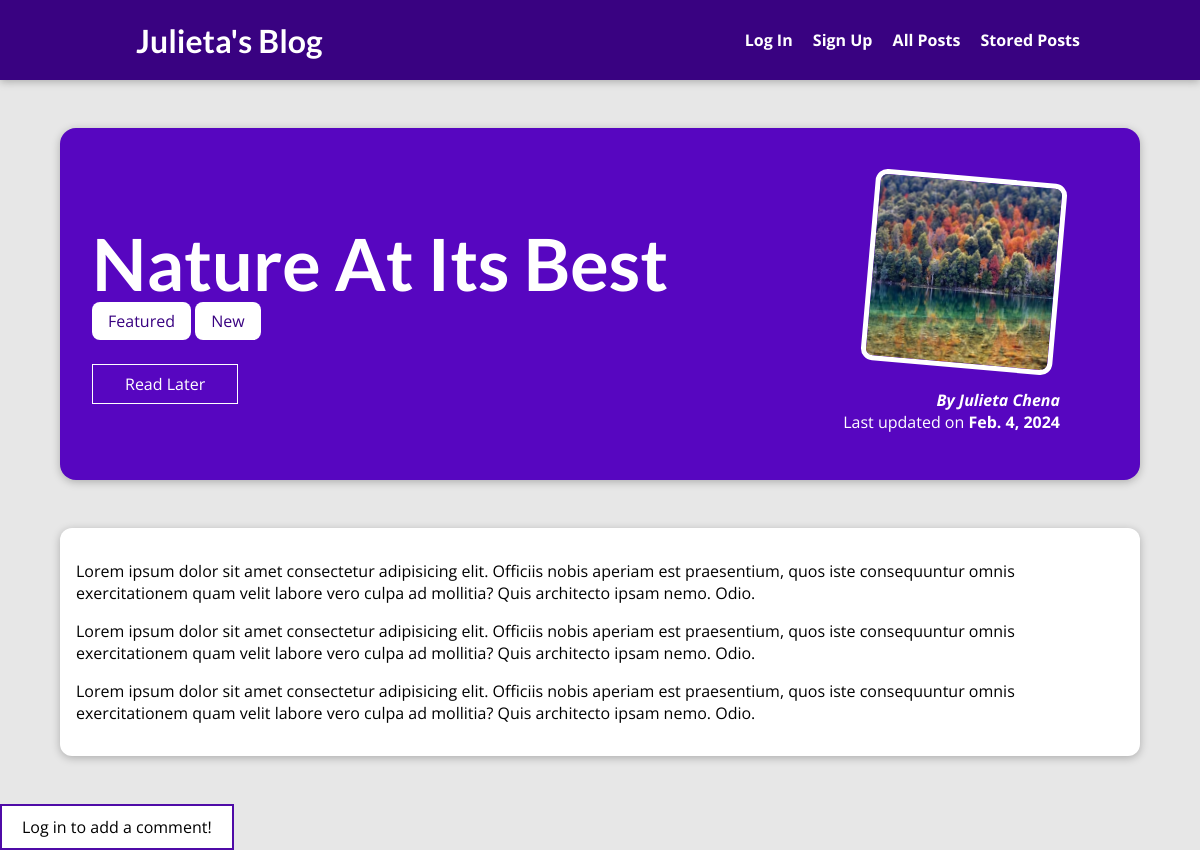
The page /posts/nature-at-its-best on the database its author committed.
### blog/models.py (models this page shows, shortened)
class Post(models.Model):
    title = models.CharField(max_length=150)
    excerpt = models.CharField(max_length=200)
    image = models.ImageField(upload_to="posts", null=True)
    date = models.DateField(auto_now=True)
    slug = models.SlugField(unique=True, db_index=True)
    content = models.TextField(validators=[MinLengthValidator(10)])
    author = models.ForeignKey(
        Author, on_delete=models.SET_NULL, null=True, related_name="posts")
    tags = models.ManyToManyField(Tag)

class Tag(models.Model):
    caption = models.CharField(max_length=20)

class Author(models.Model):
    first_name = models.CharField(max_length=100)
    last_name = models.CharField(max_length=100)
    email = models.EmailField()
    def full_name(self):
        return f"{self.first_name} {self.last_name}"
    def __str__(self):
        return self.full_name()

### blog/views.py (the view, shortened to what this page needs)
# urls.py: path("posts/<slug:slug>", views.SinglePostView.as_view(), name='post-detail-page'),
class SinglePostView(View):
    def get(self, request, slug):
        post = Post.objects.get(slug=slug)
        context = {
          "post": post,
          "post_tags": post.tags.all(),
          "comment_form": CommentForm(),
        }
        return render(request, "blog/post-detail.html", context)

### blog/templates/blog/post-detail.html (shortened to what this page needs)
{% extends 'base.html' %}
{% load static %}
{% block css_files %}
    <link rel="stylesheet" href="{% static 'blog/post-detail.css' %}">
{% endblock css_files%}
{% block content %}
    <section id="summary">
        <h2>{{post.title}}</h2>
        <div>
            {% for tag in post_tags %}
                <span class="tag">{{tag.caption}}</span>
            {% endfor %}
        </div>
        <div id="read-later">
            <form action="{% url 'read-later' %}" method="POST">
            <button>
                {% if  saved_for_later %}
                   Remove from "Read Later" list
                {% else %}
                    Read Later
                {% endif %}
            </button>
            </form>
        </div>
            <article>
                <img src="{{post.image.url}}" alt="{{post.title}}">
                <address>By <a href="mailto:{{post.author.email}}">{{post.author}}</a></address>
                <div>
                    Last updated on <time>{{post.date}}</time>
                </div>
            </article>
    </section>
    <main>
        {{post.content|linebreaks}}
    </main>
<div>
    {% if user.is_authenticated %}
        <form id="comment-form" action="{% url 'post-detail-page' post.slug %}" method="POST">
            {% csrf_token %}
            {% for form_field in comment_form %}
                <div class="form-control {% if form_field.errors %}invalid{% endif %}">
                    {{form_field.label_tag}}
                    {{form_field}}
                    {{form_field.errors}}
                </div>
            {% endfor %}
            <button>Save Comment</button>
    {% else %}
        <a id="log-to-comment" href="{% url 'login' %}?next={{request.path}}">Log in to add a comment!</a><br>
    {% endif %}
</div>
{% endblock content %}

### static/app.css (style rules this page uses)
* { box-sizing: border-box; }
html { font-family: 'Open Sans', 'Lato', sans-serif; }
body { margin: 0; }
h1, h2, h3 { font-family: 'Lato', sans-serif; font-weight: bold; }

### blog/static/blog/post-detail.css (style rules this page uses)
body { background-color: #e7e7e7; }
#summary { margin: 8rem auto 3rem auto; padding: 2rem; width: 90%; max-width: 90rem; border-radius: 16px; background-color: #5706c0; position: relative; box-shadow: 0 2px 8px rgba(0, 0, 0, 0.25); height: 22rem; }
#summary h2 { color: white; font-size: 4.5rem; margin-bottom: 0.25rem; }
#summary article { position: absolute; top: 2rem; right: 3rem; padding: 1rem 2rem; border-radius: 12px; text-align: right; color: white; }
#summary article img { width: 12rem; height: 12rem; border-radius: 12px; transform: rotateZ(5deg); border: 5px solid white; margin-bottom: 1rem; }
#summary address { font-weight: bold; }
#summary a { color: white; text-decoration: none; }
#summary time { font-weight: bold; }
#read-later { margin: 2rem 0; }
#read-later button { background-color: transparent; border: 1px solid white; padding: 0.5rem 2rem; font: inherit; color: white; cursor: pointer; }
main { width: 90%; max-width: 90rem; margin: 3rem auto; background-color: white; padding: 1rem; border-radius: 12px; box-shadow: 0 2px 8px rgba(0, 0, 0, 0.25); }
.tag { background-color: white; color: #390281; padding: 0.5rem 1rem; border-radius: 8px; }
#log-to-comment:link, #log-to-comment:visited { background-color: white; color: black; border: 2px solid #4f0ba7; padding: 10px 20px; text-align: center; text-decoration: none; display: inline-block; }

### rows shown on the page
Post: title "Nature At Its Best", image (picture), author "Julieta Chena", date "Feb. 4, 2024", content "Lorem ipsum dolor sit amet consectetur adipisicing elit. Officiis nobis aperiam est praesentium, quos iste consequuntur omnis exercitationem quam velit labore vero culpa ad mollitia? Quis architecto ipsam nemo. Odio. Lorem ipsum dolor sit amet consectetur adipisicing elit. Officiis nobis aperiam est praesentium, quos iste consequuntur omnis exercitationem quam velit labore vero culpa ad mollitia? Quis architecto ipsam nemo. Odio. Lorem ipsum dolor sit amet consectetur adipisicing elit. Officiis nobis aperiam est praesentium, quos iste consequuntur omnis exercitationem quam velit labore vero culpa ad mollitia? Quis architecto ipsam nemo. Odio."
Tag: caption "Featured"
Tag: caption "New"
